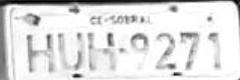
#> input picture aula-11/ex8.jpg, 240 x 80 px
$ python ex11.py
#> lines starting #> are read from the running program, lines starting #| are printed output that depends on the picture; after the words box and inside, x2 and y2 are one past the last pixel; in counts of white or black regions, pixels touching at a corner belong together
import cv2
import numpy as np


# Fonte -> Documentação Open CV
#Q1
img = cv2.imread('ex8.jpg',0)
#> img is the input picture: shape (80, 240); min 0, max 255, mean 222.4
blur = cv2.GaussianBlur(img,(5,5),0)
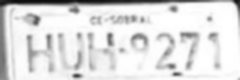
#> blur: shape (80, 240); min 11, max 255, mean 222.5
ret3,th3 = cv2.threshold(blur,0,255,cv2.THRESH_BINARY+cv2.THRESH_OTSU)
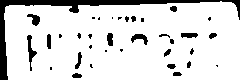
#> th3: shape (80, 240); 86.6% white; 35 black regions (18 under 20 px), largest, box (x1, y1, x2, y2) and area: (0, 0, 240, 80) 1574, (27, 35, 37, 71) 130, (131, 34, 148, 45) 95
#> ret3 = 179

# Detect the values on image
cv2.imshow("Otsu Threshold", th3)
cv2.waitKey(0)


#Q2
img2 = cv2.imread('ex8.jpg',0)
img2 = cv2.medianBlur(img2,5)

img2Processada = cv2.Canny(img2, 50, 200)
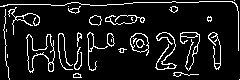
#> img2Processada: shape (80, 240); 9.8% white in thin lines or dots
cv2.imshow('Canny', img2Processada)
cv2.waitKey(0)
cv2.destroyAllWindows()
